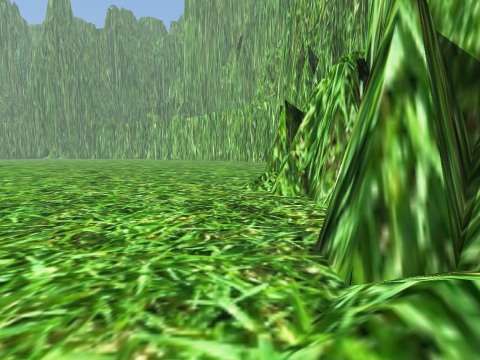
[1] (above)

17 first-person views from a walk through a scene from a Unity 3-D project. The camera is 1.2 m above the floor, tilts 6° down and sees 90° across. The floor is counted in squares, 2 m on a side. Each view is taken from the middle of a square. On the plan, view 1 faces up. The plan holds only what a view shows up to about 9 squares ahead; the rest is blank. The place goes on beyond the plan.

[2]
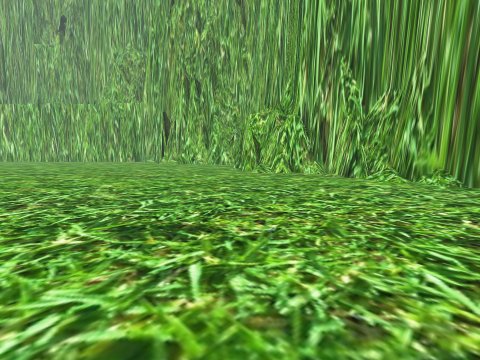

[3]
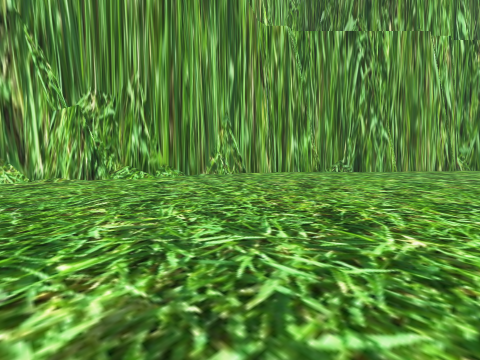

[4]
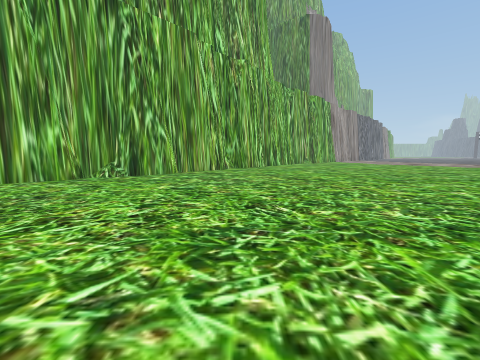

[5]
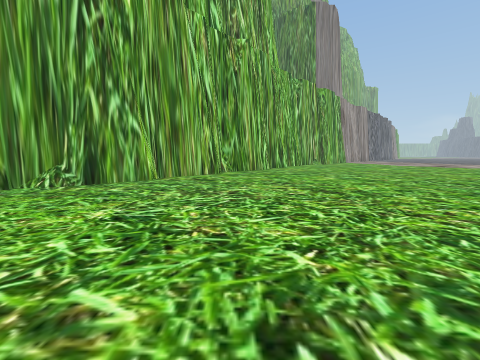

[6]
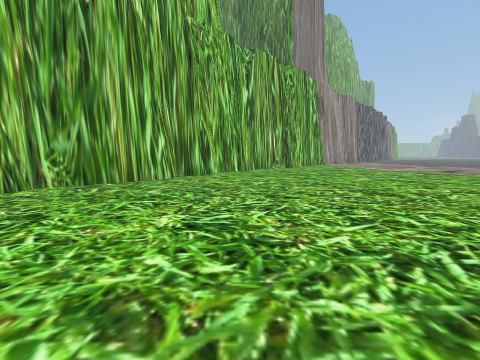

[7]
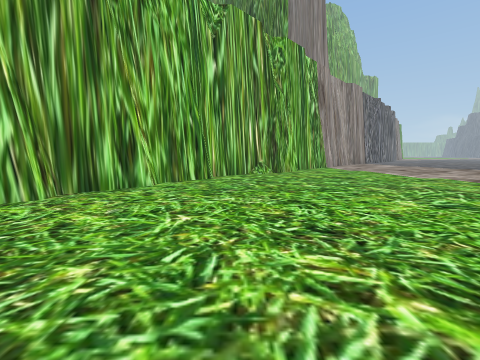

[8]
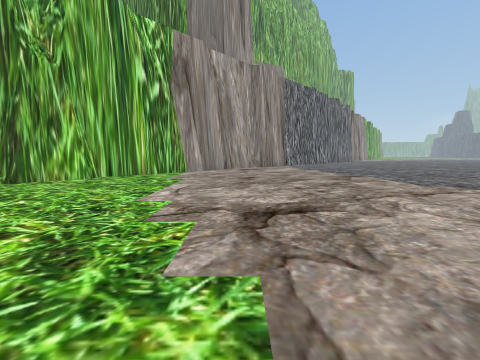

[9]
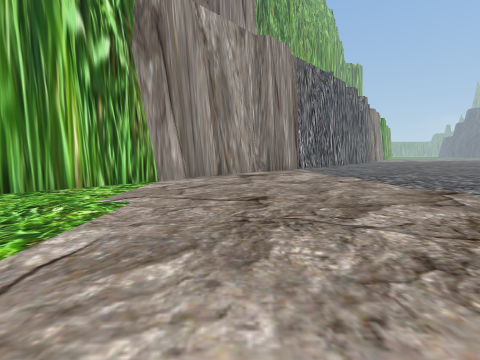

[10]
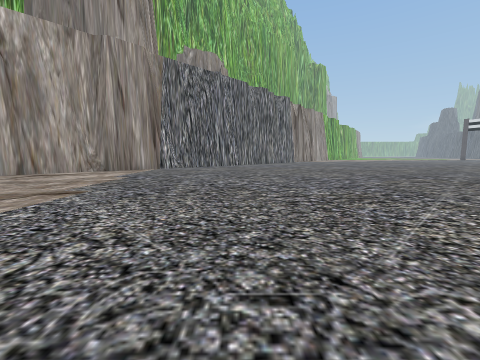

[11]
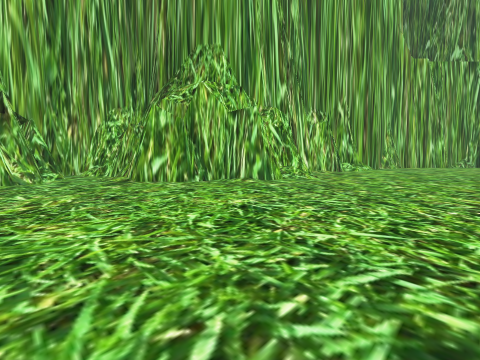

[12]
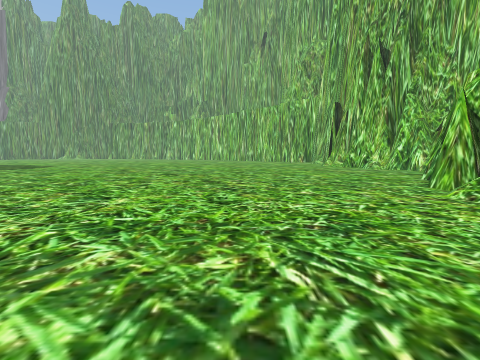

[13]
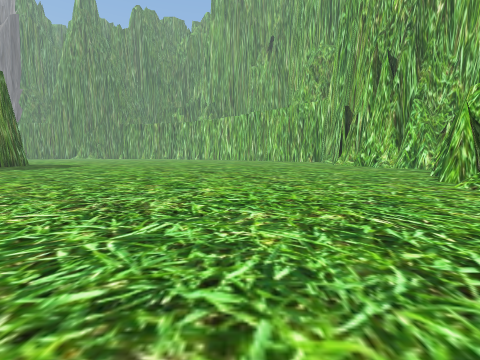

[14]
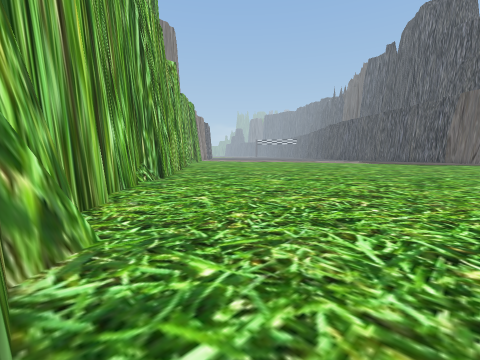

[15]
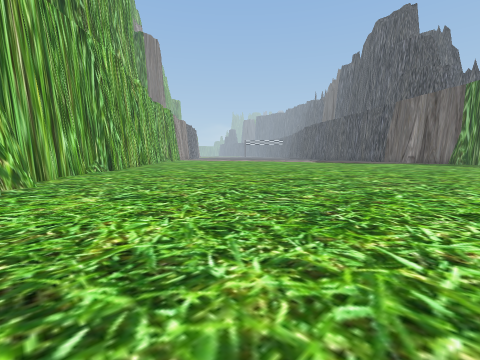

[16]
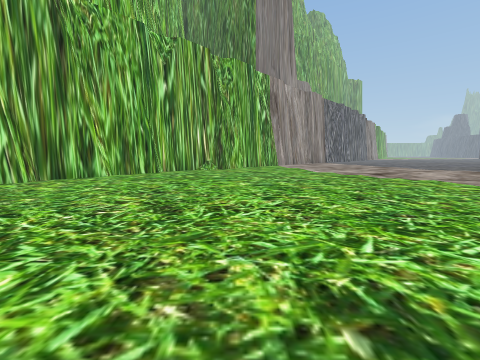

[17]
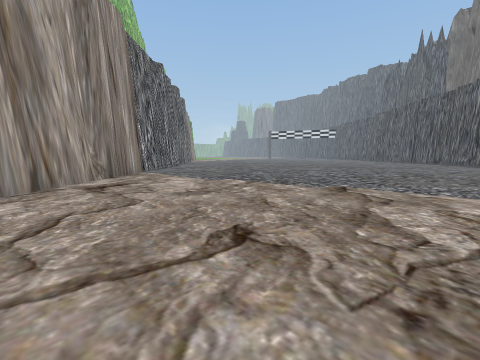

### Floor plan
Points are (right, up) in squares from view 1. A wall is a line through its corners. A room is listed if a view was taken in it or the views show most of it. See-through windows are left out.
Room 1 (views 1, 2, 3, 4, 5, 6, 7, 8, 9, 10, 11, 12, 13, 14, 15, 16, 17)
walls: (-5.5, -8.6) (-3.8, -7.1); (-5.9, -9.8) (-5.4, -9.7) (-5.3, -9.1); (-11.3, -16.2) (-10.7, -16.1) (-9.2, -14.6) (-9.2, -14) (-8.2, -13.1) (-8.2, -12.6) (-7.3, -11.6) (-7.3, -11.2) (-5.3, -9.2) (-5.3, -8.7) (-3.8, -7.3) (-3.8, -6.7) (-2.5, -5.4); (-2.9, -5.9) (-2.4, -5.8) (-1.9, -5.3) (-1.9, -4.8) (-0.9, -3.8) (-0.9, -3.4) (-0.4, -2.8) (-0.4, -1.9) (0, -1.5); (-0.6, -2.8) (0, -1.7) (0, -1.4); (-0.5, -3) (-0.4, -2.8); (0, -1.7) (0, -0.9) (0.6, -0.4) (0.6, 0.1) (1.1, 0.7) (1.2, 1.2); (-17.1, -22.9) (-16.7, -22.9) (-16.5, -22.3); (0.6, 1.1) (0.6, 1.5) (1.6, 2.5) (1.5, 3); (1.2, 0.4) (1.5, 0.9); (1, 1) (1.4, 1.6); (-17.6, -23.5) (-14.5, -20.4) (-14.5, -19.9) (-12.1, -17.5) (-12.1, -17) (-10.8, -15.7); (1.1, 2.5) (1.1, 3.6); (0.6, 3.6) (0.6, 3.9) (1.1, 4.6); (0.9, 4) (1.2, 4.5); (0.6, 5.1) (0.6, 5.4) (1.6, 6.4) (1.7, 6.8); (0.9, 6) (1.3, 6.5); (1.6, 6.5) (1.6, 6.8) (2.6, 7.8) (3.4, 7.8); (1.9, 7.1) (2.2, 7.5); (3.5, 7.4) (4.1, 7.7); (3.9, 7.8) (4.4, 7.9); (3.5, 9.5) (3.5, 10.1); (4, 9.8) (3.6, 10)

Where each view was taken, in squares from view 1:
view 1: 0 up, 0 right, facing up
view 2: 1 down, 6 left, facing up-right
view 3: 3 up, 6 left, facing down-right
view 4: 1 up, 6 left, facing down
view 5: 1 down, 6 left, facing down
view 6: 5 down, 9 left, facing down
view 7: 8 down, 10 left, facing down
view 8: 11 down, 16 left, facing down
view 9: 14 down, 16 left, facing down
view 10: 14 down, 22 left, facing down
view 11: 10 up, 3 left, facing down-right
view 12: 1 up, 3 left, facing up
view 13: 0 up, 4 left, facing up
view 14: 0 up, 0 right, facing down-left
view 15: 4 up, 0 right, facing down-left
view 16: 6 down, 12 left, facing down
view 17: 16 down, 15 left, facing down-left
